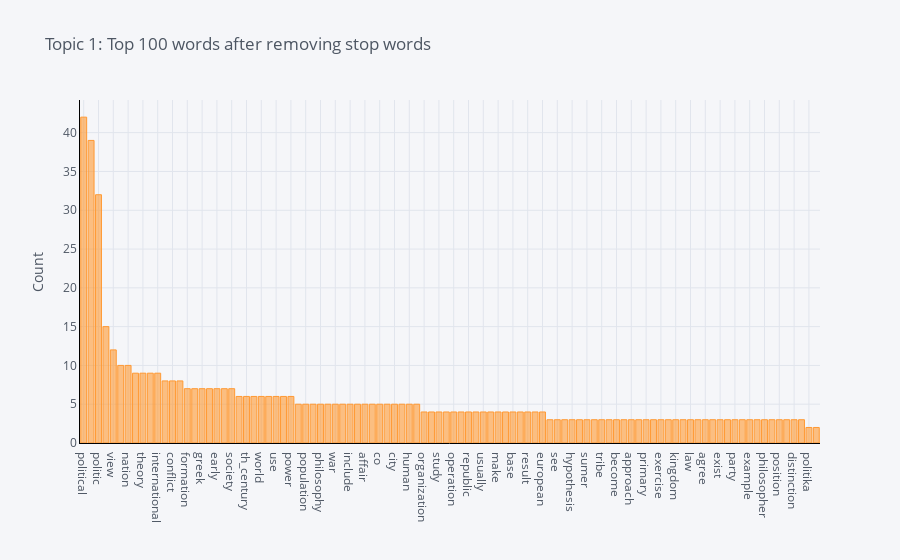

Write notebook code for a chart like this one.
### Markdown cell above
## **Frequency Distribution of Topic 1**

### Code cell
plot_model(lda2, plot = 'frequency', topic_num = 'Topic 1')

### Figure 1 — Plotly figure (JSON) as saved in the notebook; plotly's stock layout.template omitted (floating-point values rounded to 4 significant figures)
{"data": [{"marker": {"color": "rgba(255, 153, 51, 0.6)", "line": {"color": "rgba(255, 153, 51, 1.0)", "width": 1}}, "name": "count", "orientation": "v", "text": "", "type": "bar", "x": ["political", "state", "politic", "empire", "view", "social", "nation", "science", "theory", "form", "international", "system", "conflict", "people", "formation", "government", "greek", "group", "early", "history", "society", "early_dynastic", "th_century", "also", "world", "argue", "use", "modern", "power", "non", "population", "union", "philosophy", "language", "war", "relation", "include", "many", "affair", "define", "co", "aristotle", "city", "first", "human", "come", "organization", "public", "study", "different", "operation", "often", "republic", "egypt", "usually", "method", "make", "english", "base", "way", "result", "institution", "european", "small", "see", "contrast", "hypothesis", "source", "sumer", "case", "tribe", "border", "become", "various", "approach", "scientist", "primary", "russian", "exercise", "geography", "kingdom", "free", "law", "level", "agree", "multinational", "exist", "national", "party", "rule", "example", "perspective", "philosopher", "ethnic", "position", "diverse", "distinction", "research", "politika", "πολιτικα"], "y": [42, 39, 32, 15, 12, 10, 10, 9, 9, 9, 9, 8, 8, 8, 7, 7, 7, 7, 7, 7, 7, 6, 6, 6, 6, 6, 6, 6, 6, 5, 5, 5, 5, 5, 5, 5, 5, 5, 5, 5, 5, 5, 5, 5, 5, 5, 4, 4, 4, 4, 4, 4, 4, 4, 4, 4, 4, 4, 4, 4, 4, 4, 4, 3, 3, 3, 3, 3, 3, 3, 3, 3, 3, 3, 3, 3, 3, 3, 3, 3, 3, 3, 3, 3, 3, 3, 3, 3, 3, 3, 3, 3, 3, 3, 3, 3, 3, 3, 2, 2]}], "layout": {"legend": {"bgcolor": "#F5F6F9", "font": {"color": "#4D5663"}}, "paper_bgcolor": "#F5F6F9", "plot_bgcolor": "#F5F6F9", "title": {"font": {"color": "#4D5663"}, "text": "Topic 1: Top 100 words after removing stop words"}, "xaxis": {"gridcolor": "#E1E5ED", "linecolor": "black", "showgrid": true, "tickfont": {"color": "#4D5663"}, "title": {"font": {"color": "#4D5663"}, "text": ""}, "zerolinecolor": "#E1E5ED"}, "yaxis": {"gridcolor": "#E1E5ED", "linecolor": "black", "showgrid": true, "tickfont": {"color": "#4D5663"}, "title": {"font": {"color": "#4D5663"}, "text": "Count"}, "zerolinecolor": "#E1E5ED"}}}
